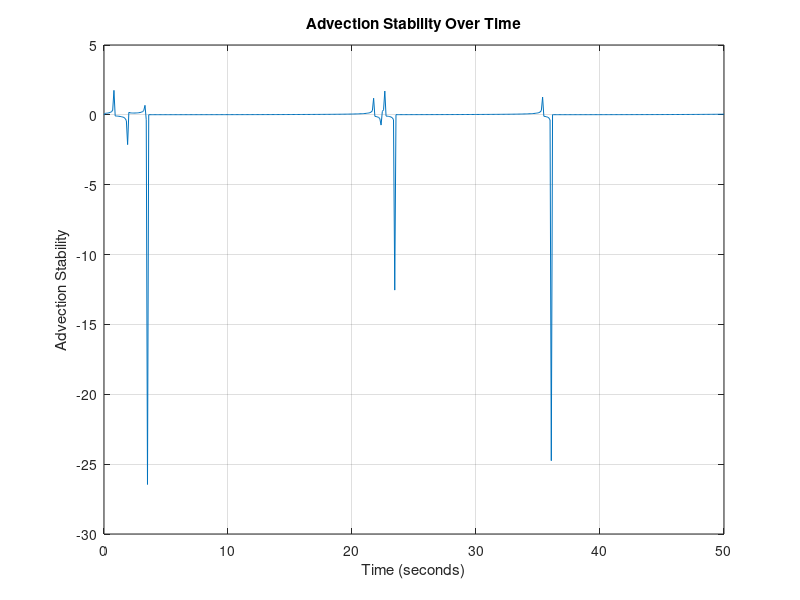
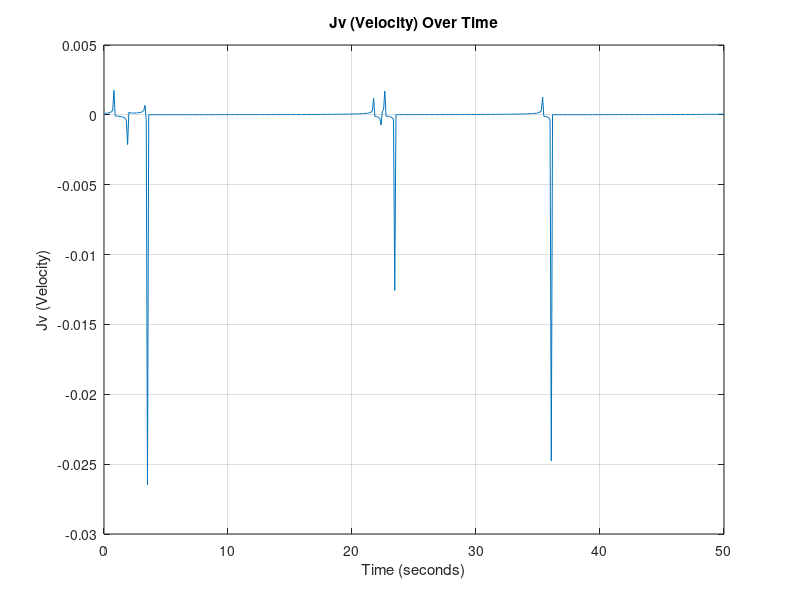
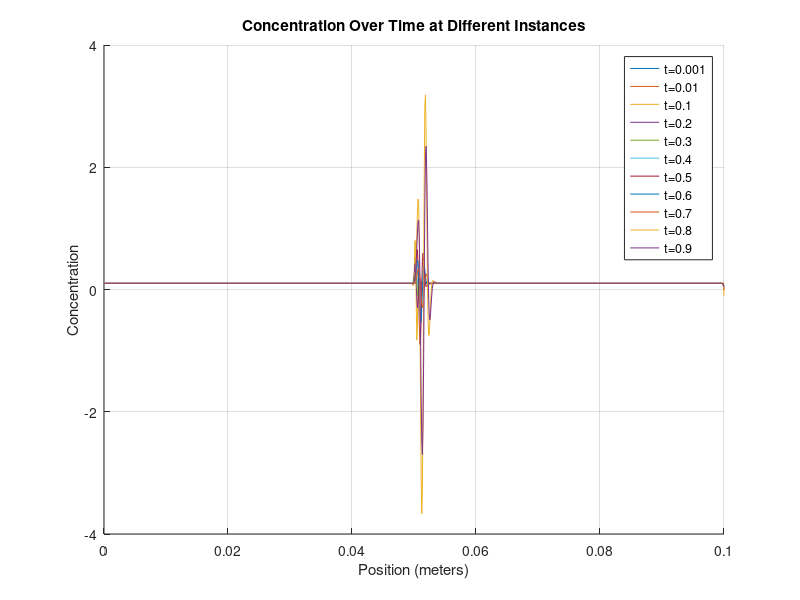
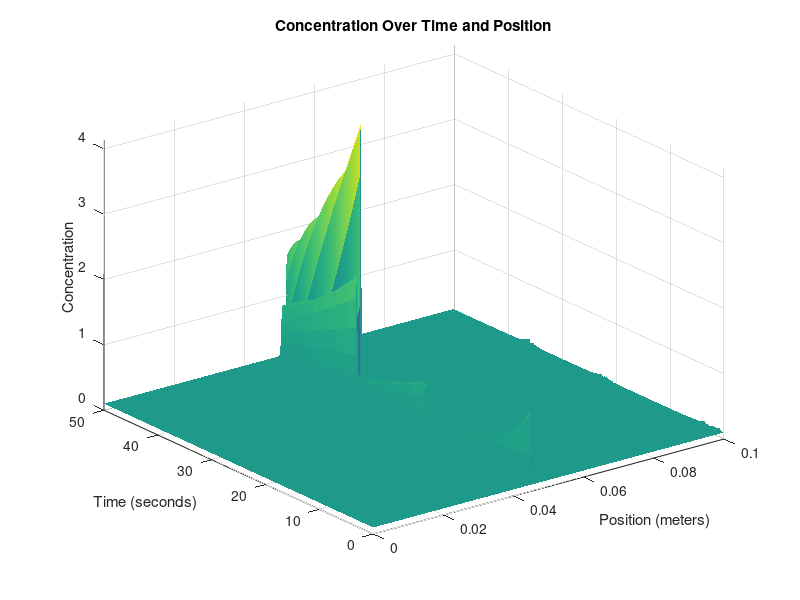

Source code (MATLAB) for these figures, in order:
%__Gruppe 3-Simulering-3.Sem__
clear
close all
clc
%% Inital Parameters
domain_length = 0.1;   % Domain length (meters)
domain_steps = 1000;    % Number of spatial domain_steps points
dx = domain_length / (domain_steps - 1); % Position discretization

time_length = 50;      % Time length (seconds)
time_steps = 500;       % Number of time steps
dt = time_length / time_steps; % Temporal discretization

% DEFINED VARIABLES
D = 1.464*10^-9; % Diffusivity coefficient H2PO4- in water [m^2 s^-1]
feed_conc = 0.1; % Constant solute concentration at the first cell 0.1 molar [H2PO4-]
TMP = 15; %TMP: Transmembrane Pressure [bar]

area = 0.001; % Area of the membrane surface [m^2]
kw = 5.7311*10^(-7); % Initial water permeability m^3 m^-2 bar^-1 s^-1 
my = 0.891*10^-9; % Water viscosity [Bar∙s]
Rm = 1/(my*kw); % Rejection of water at the membrane (σ) [procentage]

alpha = 8.244*10^12; % Specific resistance of fouling [m mol m^3]

sig_m = 0.1; % Rejection of ions 

% PHYSICAL CONSTANTS
R= 0.0831415; % Gasconstant [L Bar mol^-1 K^-1]
T= 273.15+25; %Temperature [K]

% Anonymous functions
%Lv = @(time) kw*exp(-kb*time); %Water permeability dependent on Fouling

percip_rate = @(conc) 0.3822436157/(1+2.6885457349*exp(-13.1198866*conc)); % The rate of percipitation
Rf = @(conc) alpha*(percip_rate(conc)/area); % Rate of fouling
Lv = @(conc) 1/(my*(Rm-Rf(conc))); % Water permeability dependent on fouling

% Percipitation array - WORK IN PROGRESS
%P = zeros(domain_length,);

% Create a grid for space and time
x = linspace(0, domain_length, domain_steps);
t = linspace(0, time_length, time_steps);

% Initialize the concentration array AND Initial condition (1D)
C = zeros(domain_steps, time_steps)+0.1; % 0.1 molar [H2PO4] at pH 2.9
C(domain_steps/2) = 0.2;

%Diffusive Stability
DS = D*dt/dx^2;
fprintf('\n Diffusivity Stability = %f', DS);
if DS>0.5 
   fprintf(2,'\n ERROR: Stabilitetsfejl');
else
    fprintf('\n Stable Diffusion Model !!');
end


%% Time-stepping loop
for j = 2:time_steps
    for i = 1:domain_steps
        LastC=C(domain_steps, j-1);
        Jv = (Lv(LastC)*(TMP-(1*R*T*(C(domain_steps, j-1)))));  % Volume flux = Jv ,  in terms of osmotic pressure (TMP, R, T, delta_C) and Lv. [m/s]
        %Jv = (Lv*(TMP-(1*R*T*(C(domain_steps, j-1)))));
        C(1, :) = feed_conc; % Set the leftmost boundary to 0.1
        % Calculate the second derivative in x direction
        if i == 1 %__First Cell__
            d2Cdx2 = 0;
            dCdt_advection = 0;

        elseif i == domain_steps %__Membrane Cell___
            % No right neighbor at the last cell and MEMBRANE
            d2Cdx2 = (D * (C(domain_steps - 1, j-1) - C(domain_steps, j-1)) / dx^2) + C(i,j-1)*(sig_m)*Jv/(dx);
        else    %__Normal Cells__
            % Calculate the second derivative normally
            d2Cdx2 = D * (C(i + 1, j-1) - 2 * C(i, j-1) + C(i - 1, j-1)) / dx^2;
            % Apply advection term
            dCdt_advection = -Jv * (C(i, j-1) - C(i-1, j-1)) / dx;
        end
        % Apply the diffusion-advection-(electromigration) equation
        C(i, j) = C(i, j-1) + dt * (d2Cdx2 + dCdt_advection);
        Jv_values(j) = Jv; % Plot values
        AS(j) = Jv * dt/dx; % Stability plot values
    end
end

%% 2D Plots

% Plot Advection Stability (DS) values over time

figure;
plot(t, AS);
xlabel('Time (seconds)');
ylabel('Advection Stability');
title('Advection Stability Over Time');
grid on;

% Plot Jv values over time
figure;
plot(t, Jv_values);
xlabel('Time (seconds)');
ylabel('Jv (Velocity)');
title('Jv (Velocity) Over Time');
grid on;


% Define fractions of time steps you want to visualize
time_fraction = [0.001, 0.01, 0.1, 0.2, 0.3, 0.4, 0.5, 0.6, 0.7, 0.8, 0.9];  % For example, 0.1 corresponds to 10% of time steps

% Calculate the corresponding time indices
time_instances = round(time_fraction * time_steps);

% Create a figure for the first plot
figure;
hold on;

% Plot concentration at specific time instances
for i = 1:length(time_instances)
    time_index = time_instances(i);
    plot(x, C(:, time_index));
end

xlabel('Position (meters)');
ylabel('Concentration');
title('Concentration Over Time at Different Instances');

% Add a legend for clarity
legend(arrayfun(@(f) ['t=', num2str(f)], time_fraction, 'UniformOutput', false));

grid on;
hold off;


%% 3D Plot

% Create a 3D surface plot to visualize concentration over time and position
[T, X] = meshgrid(t, x);
figure;
h = surf(X, T, C); % Transpose removed here
xlabel('Position (meters)');
ylabel('Time (seconds)');
zlabel('Concentration');
title('Concentration Over Time and Position');

% Set axis limits to start at the origin
xlim([0, domain_length]);
ylim([0, time_length]);
zlim([0, max(C(:))]); % Assuming max(C(:)) is the maximum concentration in your data

set(h,'LineStyle','none')
%colormap(jet)
